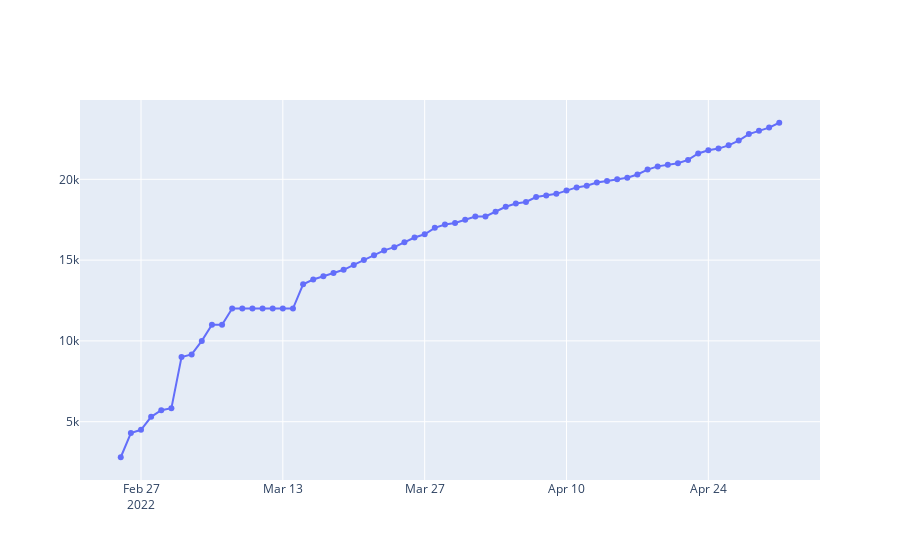

Notebook source saved alongside this figure:
### Markdown cell above
We can **plot** some of the data we have

### Code cell
x,y = rus_personnel_losses['date'], rus_personnel_losses['personnel']

# create the plot
fig = go.Figure()

# add the data to the plot
fig.add_trace(go.Scatter(x=x,y=y, 
             mode='lines+markers', name='lines+markers'))

fig.show()
